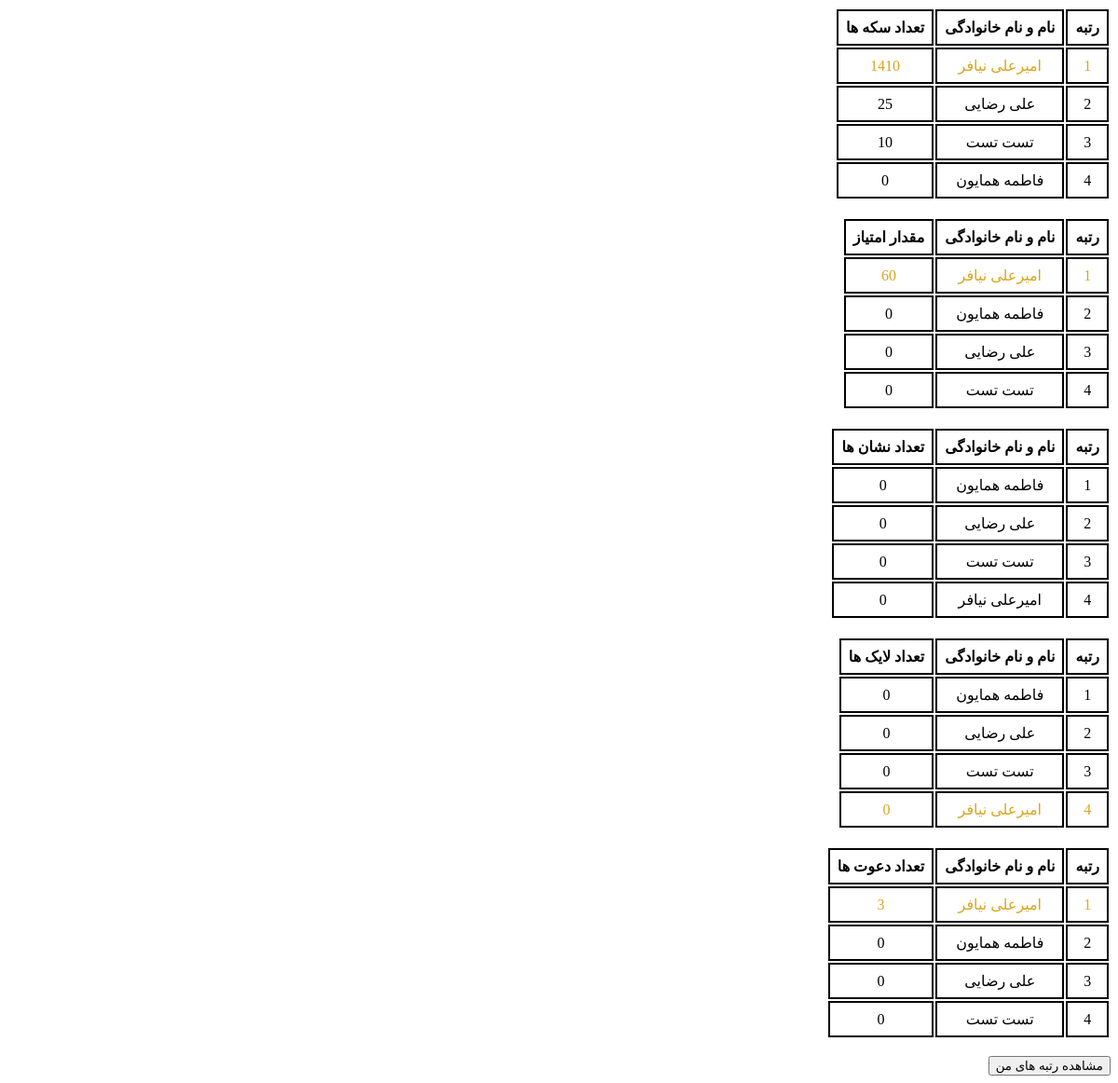
The app's page /club (signed in), older data.
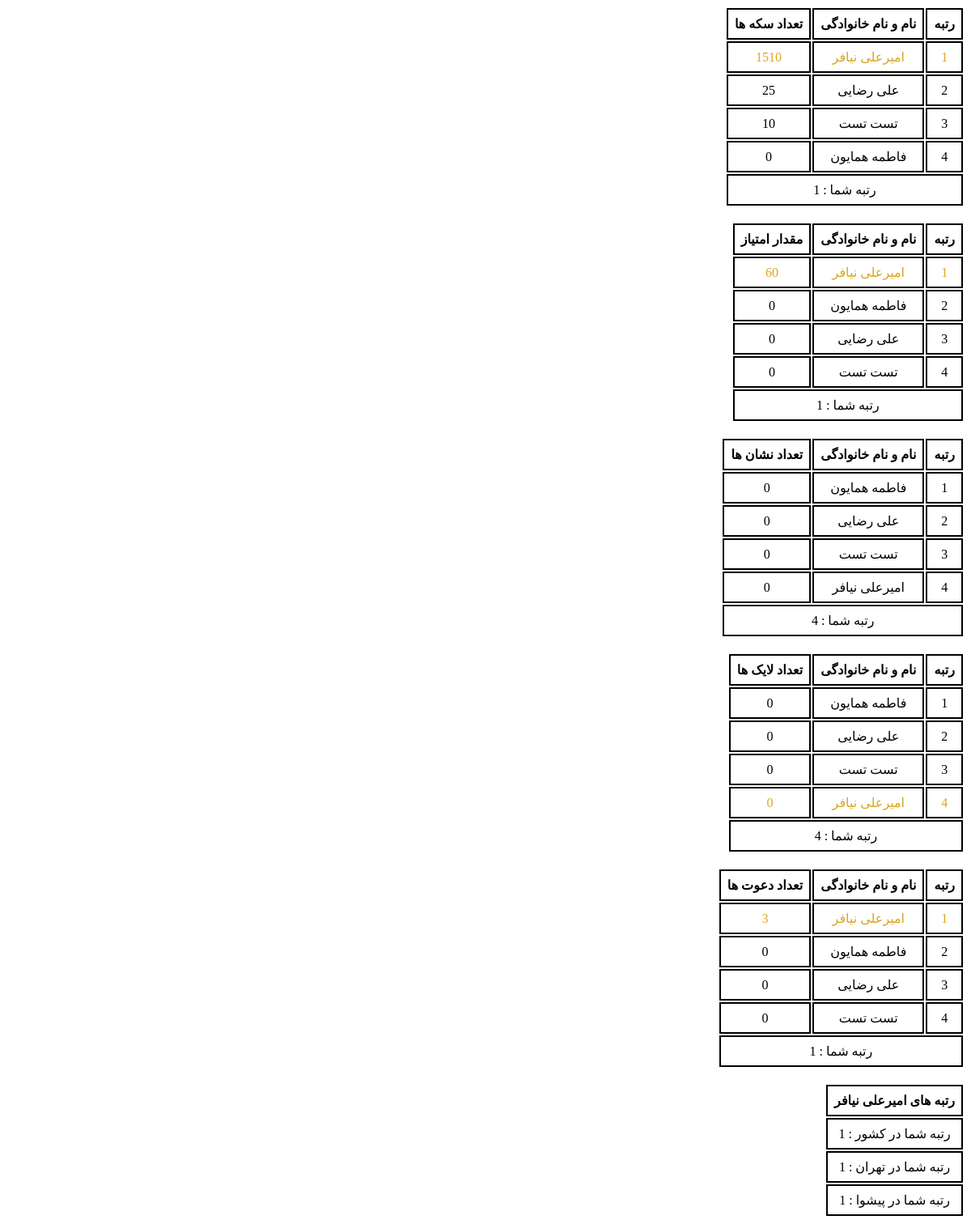
The same page, newer data.
### models/user.py (models this page shows)
class User(db.Model, UserMixin):
    __tablename__ = "users"
    id = Column(Integer, primary_key=True)
    name = Column(String, nullable=False, unique=True, index=True)
    username = Column(String, nullable=False, unique=True, index=True)
    password = Column(String, nullable=False, unique=True, index=True)
    code = Column(Integer, nullable=False, unique=True, index=True)
    phone = Column(String, nullable=False, index=True)
    email = Column(String, nullable=False, index=True)
    grade = Column(String, nullable=False, index=True)
    birth = Column(String, nullable=False, index=True)  #1340 - 1397
    gender = Column(String, nullable=False, index=True)
    type = Column(String, nullable=False, index=True)
    invite_code = Column(String, nullable=False, index=True)
    invite_auth = Column(String, nullable=False, index=True)
    msg_code = Column(Integer, index=True)
    province = Column(String, index=True)
    city = Column(String, index=True)
    school_name = Column(String, index=True)
    school_type = Column(String, index=True)
    home_addres = Column(String, index=True)
    recognition = Column(String, index=True)
    final = Column(Integer, default=0, index=True)
    authentication = Column(Integer, default=0, index=True)
    downloads = Column(Integer, default=2, index=True)
    coin = Column(Integer, default=0, index=True)
    point = Column(Integer, default=0, index=True)
    badge = Column(Integer, default=0, index=True)
    like = Column(Integer, default=0, index=True)
    invite = Column(Integer, default=0, index=True)

### blueprints/user.py (the view)
@app.route('/club')
@login_required
def club():
    top_coins = User.query.order_by(User.coin.desc()).limit(10).all()
    top_points = User.query.order_by(User.point.desc()).limit(10).all()
    top_likes = User.query.order_by(User.like.desc()).limit(10).all()
    top_badges = User.query.order_by(User.badge.desc()).limit(10).all()
    top_invites = User.query.order_by(User.invite.desc()).limit(10).all()
    rank_coins = User.query.order_by(User.coin.desc()).all().index(current_user)+1
    rank_points = User.query.order_by(User.point.desc()).all().index(current_user)+1
    rank_likes = User.query.order_by(User.like.desc()).all().index(current_user)+1
    rank_badges = User.query.order_by(User.badge.desc()).all().index(current_user)+1
    rank_invites = User.query.order_by(User.invite.desc()).all().index(current_user)+1
    province_rank = User.query.filter(User.province==current_user.province).order_by(User.point.desc()).all().index(current_user)+1
    city_rank = User.query.filter(User.city==current_user.city).order_by(User.point.desc()).all().index(current_user)+1
    return render_template("user/club.html", top_coins=top_coins, top_points=top_points, top_likes=top_likes, top_badges=top_badges, top_invites=top_invites,
                           rank_coins=rank_coins, rank_points=rank_points, rank_likes=rank_likes, rank_badges=rank_badges, rank_invites=rank_invites,
                            province_rank=province_rank, city_rank=city_rank)

### app.py (called while the page is built)
@login_manager.user_loader
def load_user(user_id):
    return User.query.filter(User.id==user_id).first()

### templates/user/club.html (shortened to what this page needs)
{% extends "Base.html" %}
    {% block body %}
    <table>
        <tr>
            <th>رتبه</th>
            <th>نام و نام خانوادگی</th>
            <th>تعداد سکه ها</th>
        </tr>
        {%for i in top_coins%}
        <tr class="{{'me' if i==current_user}}">
            <td>{{loop.index}}</td>
            <td>{{i.name}}</td>
            <td>{{i.coin}}</td>
        </tr>
        {% endfor %}
        {% if current_user.authentication==1 and current_user.final==1%}
        <tr>
            <td colspan="3">رتبه شما : {{rank_coins}}</td>
        </tr>
        {% endif %}
    </table>
    <br>
    <table>
        <tr>
            <th>رتبه</th>
            <th>نام و نام خانوادگی</th>
            <th>مقدار امتیاز </th>
        </tr>
        {%for i in top_points%}
        <tr class="{{'me' if i==current_user}}">
            <td>{{loop.index}}</td>
            <td>{{i.name}}</td>
            <td>{{i.point}}</td>
        </tr>
        {% endfor %}
        {% if current_user.authentication==1 and current_user.final==1%}
        <tr>
            <td colspan="3">رتبه شما : {{rank_points}}</td>
        </tr>
        {% endif %}
    </table>
    <br>
    <table>
        <tr>
            <th>رتبه</th>
            <th>نام و نام خانوادگی</th>
            <th>تعداد نشان ها </th>
        </tr>
        {%for i in top_badges%}
        <tr class="{{'me' if i==user}}">
            <td>{{loop.index}}</td>
            <td>{{i.name}}</td>
            <td>{{i.badge}}</td>
        </tr>
        {% endfor %}
        {% if current_user.authentication==1 and current_user.final==1%}
        <tr>
            <td colspan="3">رتبه شما : {{rank_badges}}</td>
        </tr>
        {% endif %}
    </table>
    <br>
    <table>
        <tr>
            <th>رتبه</th>
            <th>نام و نام خانوادگی</th>
            <th>تعداد لایک ها </th>
        </tr>
        {%for i in top_likes%}
        <tr class="{{'me' if i==current_user}}">
            <td>{{loop.index}}</td>
            <td>{{i.name}}</td>
            <td>{{i.like}}</td>
        </tr>
        {% endfor %}
        {% if current_user.authentication==1 and current_user.final==1%}
        <tr>
            <td colspan="3">رتبه شما : {{rank_likes}}</td>
        </tr>
        {% endif %}
    </table>
    <br>
    <table>
        <tr>
            <th>رتبه</th>
            <th>نام و نام خانوادگی</th>
            <th>تعداد دعوت ها </th>
        </tr>
        {%for i in top_invites%}
        <tr class="{{'me' if i==current_user}}">
            <td>{{loop.index}}</td>
            <td>{{i.name}}</td>
            <td>{{i.invite}}</td>
        </tr>
        {% endfor %}
        {% if current_user.authentication==1 and current_user.final==1%}
        <tr>
            <td colspan="3">رتبه شما : {{rank_invites}}</td>
        </tr>
        {% endif %}
    </table>
    <br>
    {% if current_user.authentication==1 and current_user.final==1%}
    <table>
        <tr>
            <th>رتبه های {{current_user.name}}</th>
        </tr>
        <tr>
            <td>رتبه شما در کشور : {{rank_points}}</td>
        </tr>
        <tr>
            <td>رتبه شما در {{current_user.province}} : {{province_rank}}</td>
        </tr>
        <tr>
            <td>رتبه شما در {{current_user.city}} : {{city_rank}}</td>
        </tr>
    </table>
    {% else %}
    <a href="{{url_for('user.completion')+'?next=/club'}}"><button>مشاهده رتبه های من</button></a>
    {% endif %}
{% endblock %}

### templates/Base.html (shortened to what this page needs)
<!DOCTYPE html>
<html lang="fa" dir="rtl">
<head>
    <link rel="stylesheet" href="{{ url_for('static', filename='libraries/sweetalert2/sweetalert2.min.css') }}">
</head>
<body>
    {% block body%}{% endblock %}
</body>
</html>

### templates/user/club.html (style rules this page uses)
.me { color: goldenrod; }
th, td { border: 2px solid black; padding: 8px; text-align: center; }

Row changes from the older to the newer data that the page shows:
changed User "امیرعلی نیافر": coin "1410" → "1510"; final 0 → 1 (drawn); name (not shown) → "امیرعلی نیافر"; province (not shown) → "تهران"; city (not shown) → "پیشوا"
Text that changed along with them:
{{ rank_coins }}: (not shown) → "1"
{{ rank_points }}: (not shown) → "1"
{{ rank_badges }}: (not shown) → "4"
{{ rank_likes }}: (not shown) → "4"
{{ rank_invites }}: (not shown) → "1"
{{ province_rank }}: (not shown) → "1"
{{ city_rank }}: (not shown) → "1"
text no longer shown: "مشاهده رتبه های من"
text now shown: "رتبه شما : رتبه شما : رتبه شما : رتبه شما : رتبه شما : رتبه های رتبه شما در کشور : رتبه شما در : رتبه شما در :"
